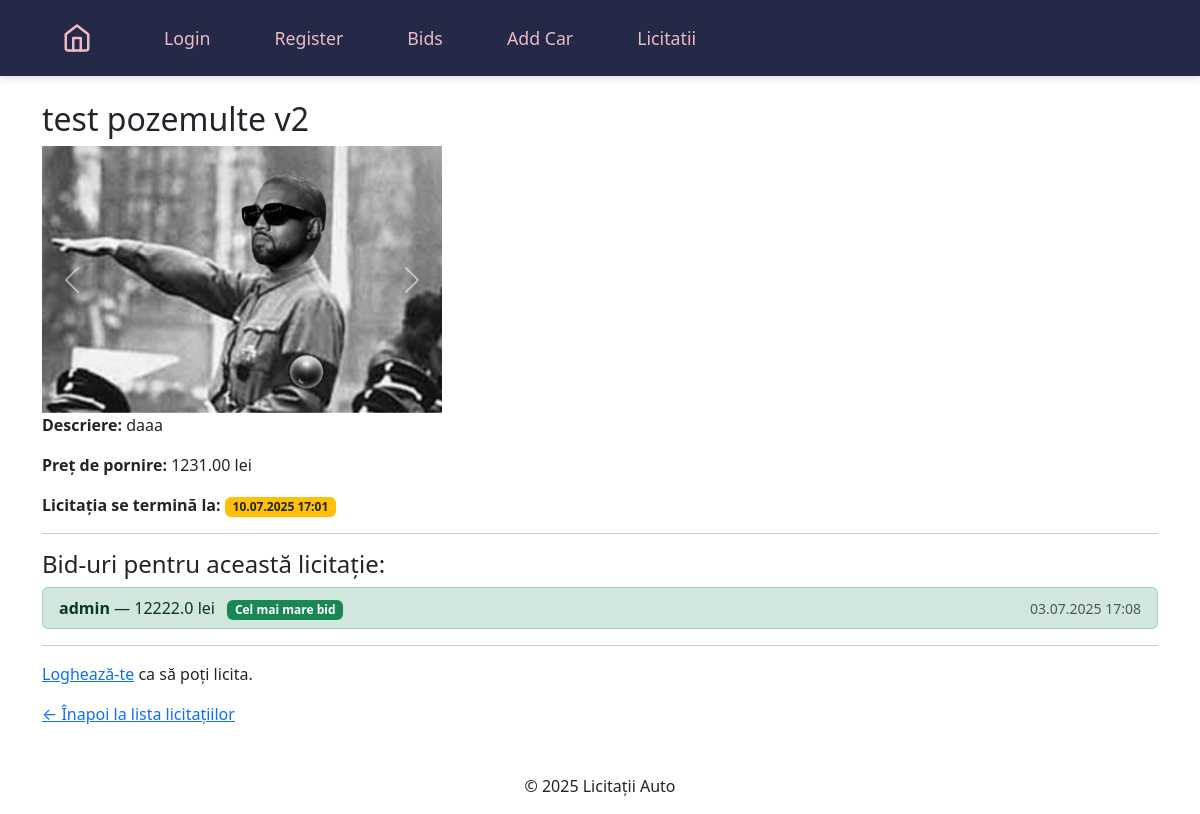
/auction/6/, run on the app's committed database.
### auctions/models.py (models this page shows, shortened)
class Auction(models.Model):
    car = models.ForeignKey(Car, related_name='auctions', on_delete=models.CASCADE)
    start_time = models.DateTimeField(default=timezone.now)
    end_time = models.DateTimeField()
    is_active = models.BooleanField(default=True)
    id = models.AutoField(primary_key=True)

class Car(models.Model):
    name = models.CharField(max_length=100)
    description = models.TextField()
    price = models.DecimalField(max_digits=10, decimal_places=2)
    image = models.ImageField(upload_to='media/')
    created_at = models.DateTimeField(default=timezone.now)
    updated_at = models.DateTimeField(auto_now=True)

class CarImage(models.Model):
    car = models.ForeignKey(Car, on_delete=models.CASCADE, related_name='images')
    image = models.ImageField(upload_to='media/')
    uploaded_at = models.DateTimeField(auto_now_add=True)

class Bid(models.Model):
    auction = models.ForeignKey(Auction, related_name='bids', on_delete=models.CASCADE)
    car = models.ForeignKey(Car, related_name='bids', on_delete=models.CASCADE)
    user = models.ForeignKey(User, on_delete=models.CASCADE)
    amount = models.FloatField()
    created_at = models.DateTimeField(auto_now_add=True)

### auctions/views.py (the view)
# urls.py: path('auction/<int:auction_id>/', views.auction_detail, name='auction_detail'),  # Detail view of a specific auction
def auction_detail(request, auction_id):
    auction = get_object_or_404(Auction, id=auction_id)
    bids = Bid.objects.filter(car=auction.car).order_by('-amount')
    return render(request, "auctions/auction_detail.html", {
        "auction": auction,
        "bids": bids,
    })

### templates/auctions/auction_detail.html (shortened to what this page needs)
{% extends "main.html" %}
{% block content %}
  <h2>{{ auction.car.name }}</h2>
  {% if auction.car.images.all %}
    <div id="carCarousel" class="carousel slide" data-bs-ride="carousel" style="max-width:400px;">
      <div class="carousel-inner">
        {% for img in auction.car.images.all %}
          <div class="carousel-item {% if forloop.first %}active{% endif %}">
            <img src="{{ img.image.url }}" class="d-block w-100" alt="Imagine {{ auction.car.name }}">
          </div>
        {% endfor %}
      </div>
      <button class="carousel-control-prev" type="button" data-bs-target="#carCarousel" data-bs-slide="prev">
        <span class="carousel-control-prev-icon" aria-hidden="true"></span>
      </button>
      <button class="carousel-control-next" type="button" data-bs-target="#carCarousel" data-bs-slide="next">
        <span class="carousel-control-next-icon" aria-hidden="true"></span>
      </button>
    </div>
  {% elif auction.car.image %}
    <img src="{{ auction.car.image.url }}" alt="Imagine {{ auction.car.name }}" style="max-width: 400px;">
  {% else %}
    <span style="color: #888;">Fără imagini</span>
  {% endif %}
  <p><strong>Descriere:</strong> {{ auction.car.description }}</p>
  <p><strong>Preț de pornire:</strong> {{ auction.car.price }} lei</p>
  <p><strong>Licitația se termină la:</strong> <span class="badge bg-warning text-dark">{{ auction.end_time|date:"d.m.Y H:i" }}</span></p>
  <hr>
  <h4>Bid-uri pentru această licitație:</h4>
  {% if bids %}
    <ul class="list-group mb-3">
      {% for bid in bids %}
        <li class="list-group-item d-flex justify-content-between align-items-center {% if forloop.first %}list-group-item-success{% endif %}">
          <span>
            <strong>{{ bid.user.username }}</strong> — {{ bid.amount }} lei
            {% if forloop.first %}<span class="badge bg-success ms-2">Cel mai mare bid</span>{% endif %}
          </span>
          <small class="text-muted">{{ bid.created_at|date:"d.m.Y H:i" }}</small>
        </li>
      {% endfor %}
    </ul>
  {% else %}
    <p>Nu există încă bid-uri pentru această licitație.</p>
  {% endif %}
  <hr>
  {% if user.is_authenticated %}
    {% if auction.is_active %}
      <h4>Pune un bid nou:</h4>
      <form method="post" action="{% url 'place_bid' auction.id %}">
        {% csrf_token %}
        <div class="mb-2">
          <input type="number"
                 name="amount"
                 step="0.01"
                 min="{{ bids.0.amount|default:auction.car.price }}"
                 class="form-control"
                 required
                 placeholder="Suma ta (minim {{ bids.0.amount|default:auction.car.price }} lei)">
        </div>
        <button type="submit" class="btn btn-success">Licitază</button>
      </form>
    {% else %}
      <div class="alert alert-secondary mt-3">
        Licitația s-a încheiat.
      </div>
    {% endif %}
  {% else %}
    <p><a href="{% url 'login' %}">Loghează-te</a> ca să poți licita.</p>
  {% endif %}
  <div class="mt-3">
    <a href="{% url 'auction_list' %}">&larr; Înapoi la lista licitațiilor</a>
  </div>
{% endblock %}

### data on the page
Auction: car.name "test pozemulte v2", car.description "daaa", car.price "1231.00", end_time "10.07.2025 17:01"
CarImage: image (picture)
Bid: user.username "admin", amount "12222.0", created_at "03.07.2025 17:08"
